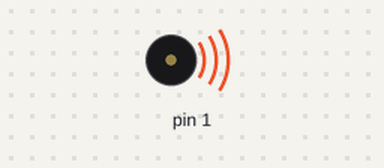
Bench run of a sketch on a simulated Arduino Uno, built with avr-gcc and run on an emulated ATmega328P. Shown: buzzer (waves = sounding).

Above: at 0.1 s.
Timing chart, 0 to 1.6 s (numbered marks = the images above):
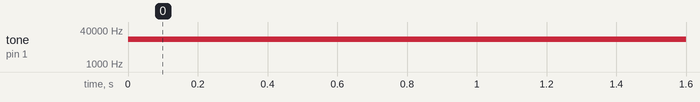

Measured:
- by itself, tone on pin 1: silent → 15000 Hz at 0.00 s

The sketch:

jammer.ino
```cpp
void setup(){
}
void loop(){
  tone(1, 15000); //digital pin 4 (this sprays fr everywhere)
}
```
